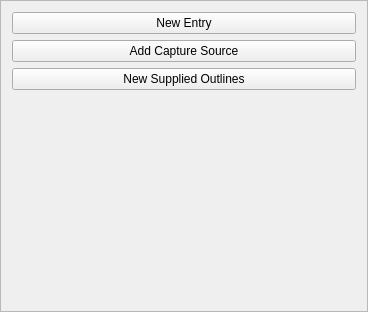
<?xml version="1.0" encoding="UTF-8"?>
<ui version="4.0">
 <class>f_building_action</class>
 <widget class="QFrame" name="f_building_action">
  <property name="geometry">
   <rect>
    <x>0</x>
    <y>0</y>
    <width>368</width>
    <height>312</height>
   </rect>
  </property>
  <property name="windowTitle">
   <string>Action To Be taken</string>
  </property>
  <property name="frameShape">
   <enum>QFrame::StyledPanel</enum>
  </property>
  <property name="frameShadow">
   <enum>QFrame::Raised</enum>
  </property>
  <layout class="QVBoxLayout" name="verticalLayout">
   <item>
    <widget class="QPushButton" name="btn_new_entry">
     <property name="text">
      <string>New Entry</string>
     </property>
    </widget>
   </item>
   <item>
    <widget class="QPushButton" name="btn_add_capture_source">
     <property name="text">
      <string>Add Capture Source</string>
     </property>
    </widget>
   </item>
   <item>
    <widget class="QPushButton" name="btn_new_supplied_outlines">
     <property name="text">
      <string>New Supplied Outlines</string>
     </property>
    </widget>
   </item>
   <item>
    <spacer name="verticalSpacer">
     <property name="orientation">
      <enum>Qt::Vertical</enum>
     </property>
     <property name="sizeHint" stdset="0">
      <size>
       <width>20</width>
       <height>40</height>
      </size>
     </property>
    </spacer>
   </item>
  </layout>
 </widget>
 <resources/>
 <connections/>
</ui>
